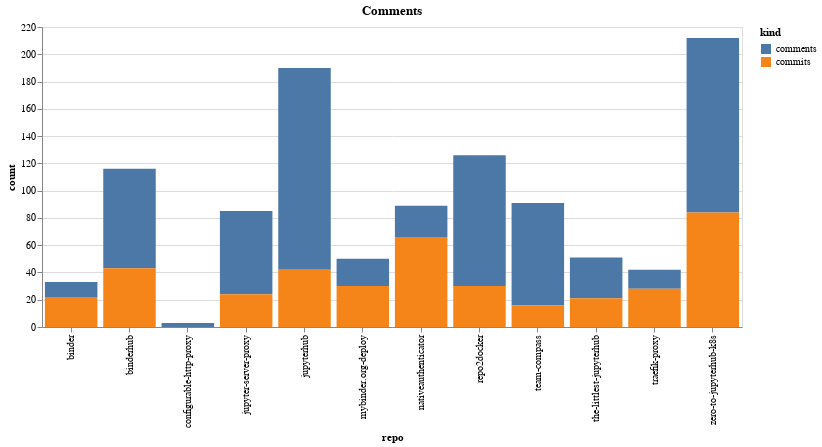

Notebook cell for this chart:
### Markdown cell above
## Total commits and comments by repository

### Code cell
pltdata = data.groupby(['org', 'repo', 'kind'])['count'].sum().reset_index()
comments = alt.Chart(pltdata, title="Comments", width=700).mark_bar().encode(
    x='repo',
    y='count',
    color='kind'
)
comments

### Figure 1 — Vega-Lite specification as saved in the notebook (floating-point values rounded to 4 significant figures)
{"$schema": "https://vega.github.io/schema/vega-lite/v2.6.0.json", "config": {"view": {"height": 300, "width": 400}}, "data": {"name": "data-9c1c3465703e154b01b019e126b00eed"}, "datasets": {"data-9c1c3465703e154b01b019e126b00eed": [{"count": 96, "kind": "comments", "org": "jupyter", "repo": "repo2docker"}, {"count": 30, "kind": "commits", "org": "jupyter", "repo": "repo2docker"}, {"count": 11, "kind": "comments", "org": "jupyterhub", "repo": "binder"}, {"count": 22, "kind": "commits", "org": "jupyterhub", "repo": "binder"}, {"count": 73, "kind": "comments", "org": "jupyterhub", "repo": "binderhub"}, {"count": 43, "kind": "commits", "org": "jupyterhub", "repo": "binderhub"}, {"count": 3, "kind": "comments", "org": "jupyterhub", "repo": "configurable-http-proxy"}, {"count": 61, "kind": "comments", "org": "jupyterhub", "repo": "jupyter-server-proxy"}, {"count": 24, "kind": "commits", "org": "jupyterhub", "repo": "jupyter-server-proxy"}, {"count": 148, "kind": "comments", "org": "jupyterhub", "repo": "jupyterhub"}, {"count": 42, "kind": "commits", "org": "jupyterhub", "repo": "jupyterhub"}, {"count": 20, "kind": "comments", "org": "jupyterhub", "repo": "mybinder.org-deploy"}, {"count": 30, "kind": "commits", "org": "jupyterhub", "repo": "mybinder.org-deploy"}, {"count": 23, "kind": "comments", "org": "jupyterhub", "repo": "nativeauthenticator"}, {"count": 66, "kind": "commits", "org": "jupyterhub", "repo": "nativeauthenticator"}, {"count": 75, "kind": "comments", "org": "jupyterhub", "repo": "team-compass"}, {"count": 16, "kind": "commits", "org": "jupyterhub", "repo": "team-compass"}, {"count": 30, "kind": "comments", "org": "jupyterhub", "repo": "the-littlest-jupyterhub"}, {"count": 21, "kind": "commits", "org": "jupyterhub", "repo": "the-littlest-jupyterhub"}, {"count": 14, "kind": "comments", "org": "jupyterhub", "repo": "traefik-proxy"}, {"count": 28, "kind": "commits", "org": "jupyterhub", "repo": "traefik-proxy"}, {"count": 128, "kind": "comments", "org": "jupyterhub", "repo": "zero-to-jupyterhub-k8s"}, {"count": 84, "kind": "commits", "org": "jupyterhub", "repo": "zero-to-jupyterhub-k8s"}]}, "encoding": {"color": {"field": "kind", "type": "nominal"}, "x": {"field": "repo", "type": "nominal"}, "y": {"field": "count", "type": "quantitative"}}, "mark": "bar", "title": "Comments", "width": 700}
